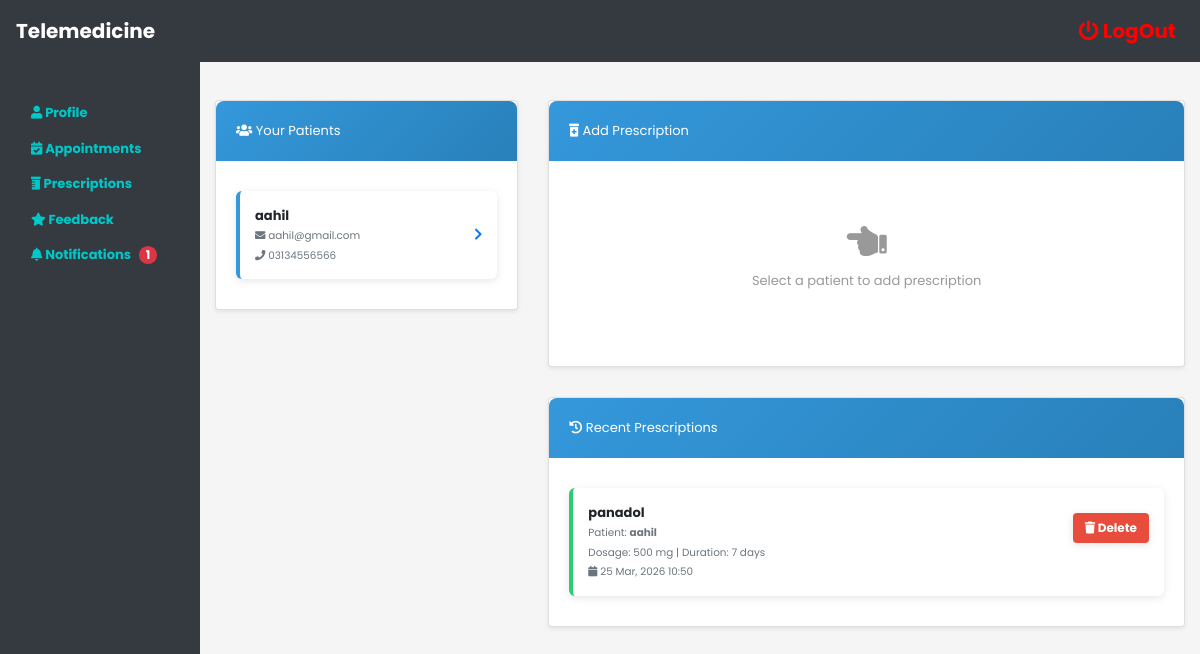
Screenshot of /doctor/prescriptions.php (signed in) with the database file from the repository.
### tables this page shows
CREATE TABLE `enroll` (
  `eid` int(11) NOT NULL,
  `sid` int(255) NOT NULL,
  `doctorid` int(255) NOT NULL,
  `status` varchar(20) DEFAULT 'approved',
  `created_at` timestamp NOT NULL DEFAULT current_timestamp()
);

CREATE TABLE `patient` (
  `sid` int(11) NOT NULL,
  `name` varchar(255) NOT NULL,
  `email` varchar(255) NOT NULL,
  `password` varchar(255) NOT NULL,
  `phone` varchar(255) NOT NULL,
  `age` int(11) DEFAULT NULL,
  `gender` varchar(50) DEFAULT NULL,
  `contact` varchar(255) DEFAULT NULL,
  `medical_history` text DEFAULT NULL
);

CREATE TABLE `prescriptions` (
  `pid` int(11) NOT NULL,
  `doctorid` int(11) NOT NULL,
  `patientid` int(11) NOT NULL,
  `medicine` varchar(255) NOT NULL,
  `dosage` varchar(100) DEFAULT NULL,
  `duration` varchar(100) DEFAULT NULL,
  `frequency` varchar(100) DEFAULT NULL,
  `instructions` text DEFAULT NULL,
  `created_at` timestamp NOT NULL DEFAULT current_timestamp(),
  `updated_at` timestamp NOT NULL DEFAULT current_timestamp() ON UPDATE current_timestamp()
);

### doctor/prescriptions.php (the view, shortened to what this page needs)
<?php
include '../conn.php';
$current_user_id = $_SESSION['tid'];
$patient_query = "SELECT e.`eid`, e.`sid`, e.`doctorid`, p.name, p.email, p.phone, p.age, p.gender, p.contact, p.medical_history
                  FROM `enroll` e
                  INNER JOIN patient p ON e.sid = p.sid
                  WHERE e.doctorid = ?
                  ORDER BY p.name ASC";
$patient_stmt = $conn->prepare($patient_query);
$patient_stmt->bind_param("i", $current_user_id);
$patient_stmt->execute();
$patients_result = $patient_stmt->get_result();
$enrolled_patients = [];
while ($patient = $patients_result->fetch_assoc()) {
    $enrolled_patients[] = $patient;
}
?>
<!DOCTYPE html>
<html lang="en">
<head>
    <link rel="stylesheet" href="https://stackpath.bootstrapcdn.com/bootstrap/4.3.1/css/bootstrap.min.css">
    <link rel="stylesheet" href="https://cdnjs.cloudflare.com/ajax/libs/font-awesome/5.15.3/css/all.min.css">
    <link rel="stylesheet" href="../style.css">
</head>
<body>
<div class="container-fluid">
    <div class="row">
        <div class="col-md-2">
            <?php include 'sidebar.php'; ?>
        </div>
        <div class="col-md-10" style="margin-top: 20px;">
            <div class="prescription-container">
        <div class="row">
            <div class="col-md-4">
                <div class="card shadow-sm">
                    <div class="card-header-custom">
                        <i class="fas fa-users me-2"></i> Your Patients
                    </div>
                    <div class="card-body" style="max-height: 600px; overflow-y: auto;">
                        <?php if (count($enrolled_patients) > 0): ?>
                            <div id="patients-list">
                                <?php foreach ($enrolled_patients as $patient): ?>
                                    <div class="patient-card" onclick="selectPatient(<?php echo htmlspecialchars(json_encode($patient)); ?>)">
                                        <div style="display: flex; justify-content: space-between; align-items: center;">
                                            <div>
                                                <strong> <?php echo htmlspecialchars($patient['name']); ?></strong><br>
                                                <small class="text-muted">
                                                    <i class="fas fa-envelope me-1"></i> <?php echo htmlspecialchars($patient['email']); ?><br>
                                                    <i class="fas fa-phone me-1"></i> <?php echo htmlspecialchars($patient['phone']); ?>
                                                </small>
                                            </div>
                                            <i class="fas fa-chevron-right text-primary"></i>
                                        </div>
                                    </div>
                                <?php endforeach; ?>
                            </div>
                        <?php else: ?>
                            <div class="no-patients-message">
                                <i class="fas fa-inbox me-2"></i> No enrolled patients yet
                            </div>
                        <?php endif; ?>
                    </div>
                </div>
            </div>
            <div class="col-md-8">
                <div class="card shadow-sm">
                    <div class="card-header-custom">
                        <i class="fas fa-prescription-bottle-alt me-2"></i> Add Prescription
                    </div>
                    <div class="card-body">
                        <div id="no-patient-selected" style="text-align: center; color: #999; padding: 40px 20px;">
                            <i class="fas fa-hand-point-left" style="font-size: 40px; margin-bottom: 10px;"></i>
                            <p>Select a patient to add prescription</p>
                        </div>
                    </div>
                </div>
                <div class="prescriptions-history">
                    <div class="card shadow-sm">
                        <div class="card-header-custom">
                            <i class="fas fa-history me-2"></i> Recent Prescriptions
                        </div>
                        <div class="card-body">
                            <div id="prescriptions-history-container">
                                <?php
                                $history_query = "SELECT pr.pid, pr.medicine, pr.dosage, pr.duration, pr.frequency,
                                                  pr.instructions, pr.created_at, p.name, p.email
                                                  FROM prescriptions pr
                                                  INNER JOIN patient p ON pr.patientid = p.sid
                                                  WHERE pr.doctorid = ?
                                                  ORDER BY pr.created_at DESC LIMIT 10";
                                $history_stmt = $conn->prepare($history_query);
                                $history_stmt->bind_param("i", $current_user_id);
                                $history_stmt->execute();
                                $history_result = $history_stmt->get_result();
                                if ($history_result->num_rows > 0):
                                    while ($row = $history_result->fetch_assoc()):
                                ?>
                                        <div class="prescription-item">
                                            <div style="display: flex; justify-content: space-between; align-items: start;">
                                                <div>
                                                    <strong><?php echo htmlspecialchars($row['medicine']); ?></strong><br>
                                                    <small class="text-muted">
                                                        Patient: <strong><?php echo htmlspecialchars($row['name']); ?></strong><br>
                                                        Dosage: <?php echo htmlspecialchars($row['dosage']); ?> |
                                                        Duration: <?php echo htmlspecialchars($row['duration']); ?><br>
                                                        <i class="fas fa-calendar me-1"></i> <?php echo date('d M, Y H:i', strtotime($row['created_at'])); ?>
                                                    </small>
                                                </div>
                                                <a href="?delete=<?php echo $row['pid']; ?>"
                                                   class="prescription-item .btn-delete"
                                                   onclick="return confirm('Are you sure?')"
                                                   style="background: #e74c3c; color: white; border: none; padding: 6px 12px; border-radius: 4px; cursor: pointer; text-decoration: none; font-size: 12px;">
                                                    <i class="fas fa-trash me-1"></i> Delete
                                                </a>
                                            </div>
                                        </div>
                                <?php
                                    endwhile;
                                else:
                                    echo '<div class="text-center text-muted" style="padding: 20px;">No prescriptions yet</div>';
                                endif;
                                ?>
                            </div>
                        </div>
                    </div>
                </div>
            </div>
        </div>
    </div>
</body>
</html>

### style.css (style rules this page uses)
body { font-family: Arial, sans-serif; margin: 0; padding: 0; background-color: #f5f5f5; }

### doctor/prescriptions.php (style rules this page uses)
:root { --primary-color: #3498db; --secondary-color: #2ecc71; --dark-color: #2c3e50; --accent-color: #e74c3c; --light-bg: #ecf0f1; }
body { font-family: 'Poppins', sans-serif; background-color: #f5f5f5; }
.prescription-container { margin-top: 80px; margin-left: 0; }
.card-header-custom { background: linear-gradient(135deg, var(--primary-color) 0%, #2980b9 100%); color: white; padding: 20px; border-radius: 8px 8px 0 0; }
.patient-card { background: white; border-left: 4px solid var(--primary-color); padding: 15px; margin: 10px 0; border-radius: 6px; cursor: pointer; transition: all 0.3s ease; box-shadow: 0 2px 8px rgba(0,0,0,0.1); }
.prescriptions-history { margin-top: 30px; }
.prescription-item { background: white; padding: 15px; margin: 10px 0; border-radius: 6px; border-left: 4px solid var(--secondary-color); box-shadow: 0 2px 8px rgba(0,0,0,0.1); }

### doctor/sidebar.php (style rules this page uses)
body { font-family: 'Poppins', sans-serif; margin: 0; padding: 0; background-color: #f5f5f5; font-size: 13px; }
@media (min-width: 768px) { a { color: rgb(0,200,200); font-weight: bold; } }

### rows the page displays
enroll: sid.name "aahil", sid.email "aahil@gmail.com", sid.phone "03134556566"
prescriptions: medicine "panadol", patientid.name "aahil", dosage "500 mg", duration "7 days", created_at "25 Mar, 2026 10:50"

### other values shown
$unread_count "1"
